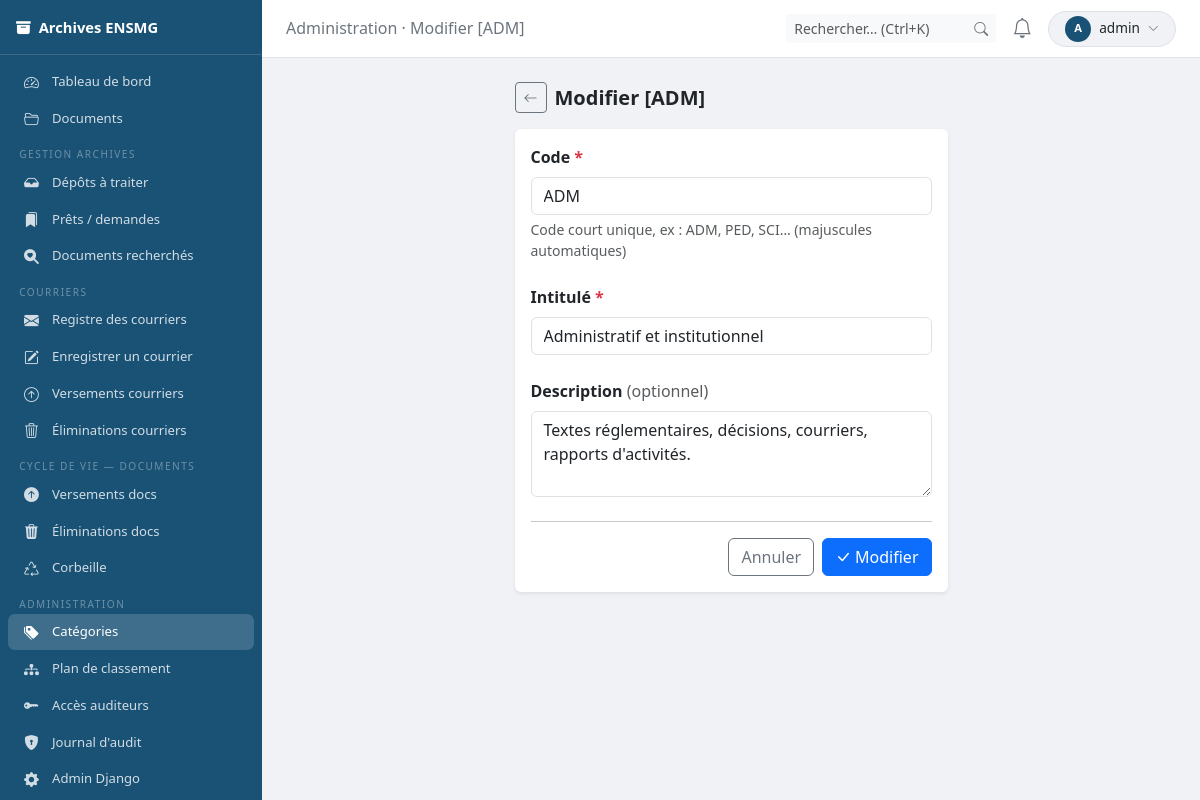
Page /gestion/categories/1/modifier/ (signed in) on the committed database.
### users/models.py (models this page shows, shortened)
class CustomUser(AbstractUser):
    class Role(models.TextChoices):
        ADMIN       = 'ADMIN',      'Administrateur système'
        ARCHIVISTE  = 'ARCHIVISTE', 'Archiviste'
        DIRECTION   = 'DIRECTION',  'Direction'
        PERSONNEL   = 'PERSONNEL',  'Personnel administratif'
        ENSEIGNANT  = 'ENSEIGNANT', 'Enseignant-chercheur'
    role = models.CharField(
        max_length=20,
        choices=Role.choices,
        default=Role.PERSONNEL,
        verbose_name='Rôle',
    )
    departement = models.ForeignKey(
        Departement,
        null=True, blank=True,
        on_delete=models.SET_NULL,
        verbose_name='Département / Service',
        help_text='Service de rattachement de l\'utilisateur.',
    )
    telephone = models.CharField(
        max_length=30,
        blank=True,
        verbose_name='Téléphone',
    )
    class Meta:
        verbose_name        = 'Utilisateur'
        verbose_name_plural = 'Utilisateurs'
        ordering            = ['last_name', 'first_name']

### archives/models.py (models this page shows, shortened)
class CategorieDocument(models.Model):
    class Code(models.TextChoices):
        ADMINISTRATIF  = 'ADM', 'Administratif et institutionnel'
        PEDAGOGIQUE    = 'PED', 'Gestion académique et pédagogique'
        SCIENTIFIQUE   = 'SCI', 'Scientifique et de recherche'
        GEOLOGIQUE     = 'GEO', 'Géologique et minier'
        TERRAIN        = 'TER', 'Terrain et technique'
        PARTENARIAT    = 'PAR', 'Partenariats et industrie'
        FINANCIER_RH   = 'FRH', 'Financier et ressources humaines'
        PATRIMONIAL    = 'PAT', 'Patrimonial et historique'
    code        = models.CharField(max_length=10, unique=True, verbose_name='Code')
    nom         = models.CharField(max_length=200, verbose_name='Intitulé')
    description = models.TextField(blank=True, verbose_name='Description')
    class Meta:
        verbose_name          = 'Catégorie de document'
        verbose_name_plural   = 'Catégories de documents'
        ordering              = ['code']

### archives/views.py (the view)
# urls.py: path('gestion/categories/<int:pk>/modifier/', views.admin_categorie_edit, name='admin_categorie_edit'),
def admin_categorie_edit(request, pk):
    guard = _admin_guard(request)
    if guard:
        return guard
    cat = get_object_or_404(CategorieDocument, pk=pk)
    if request.method == 'POST':
        form = CategorieDocumentForm(request.POST)
        if form.is_valid():
            from django.db import IntegrityError
            try:
                cat.code        = form.cleaned_data['code']
                cat.nom         = form.cleaned_data['nom']
                cat.description = form.cleaned_data.get('description', '')
                cat.save()
                messages.success(request, "Catégorie modifiée.")
                return redirect('archives:admin_categories')
            except IntegrityError:
                form.add_error('code', "Ce code existe déjà.")
    else:
        form = CategorieDocumentForm(initial={
            'code': cat.code, 'nom': cat.nom, 'description': cat.description
        })
    ctx = _notif_ctx(request)
    ctx.update({'form': form, 'objet': cat, 'action': 'Modifier', 'titre_page': f'Modifier [{cat.code}]'})
    return render(request, 'archives/admin/categories/form.html', ctx)

### archives/forms.py (shortened to what this page needs)
class CategorieDocumentForm(forms.Form):
    code = forms.CharField(
        max_length=10, label="Code (ex : ADM, SCI…)",
        widget=forms.TextInput(attrs={'class': 'form-control', 'placeholder': 'Ex: ADM, SCI, GEO…',
                                      'style': 'text-transform:uppercase'})
    )
    nom = forms.CharField(
        max_length=200, label="Intitulé",
        widget=forms.TextInput(attrs={'class': 'form-control', 'placeholder': 'Nom complet de la catégorie'})
    )
    description = forms.CharField(
        required=False, label="Description",
        widget=forms.Textarea(attrs={'class': 'form-control', 'rows': 3,
                                     'placeholder': 'Description facultative…'})
    )

### archives/permissions.py (called while the page is built)
def est_admin(user):
    return user.is_superuser or getattr(user, 'role', None) == CustomUser.Role.ADMIN

def est_archiviste(user):
    return getattr(user, 'role', None) == CustomUser.Role.ARCHIVISTE

def est_direction(user):
    return getattr(user, 'role', None) == CustomUser.Role.DIRECTION

### archives/views.py (called while the page is built)
def _notif_ctx(request):
    user = request.user
    notifs_non_lues = Notification.objects.filter(destinataire=user, lue=False)
    return {
        'nb_notifications': notifs_non_lues.count(),
        'notifs_recentes':  notifs_non_lues.select_related(
            'depot', 'document'
        ).order_by('-date_creation')[:6],
        'nb_messages_non_lus': MessageDestinataire.objects.filter(
            destinataire=user, lu=False, en_corbeille=False
        ).count(),
        'est_gestionnaire': est_archiviste(user) or est_admin(user),
        'est_direction':    est_direction(user),
        'est_admin':        est_admin(user),
        'theme': 'archiviste' if (est_archiviste(user) or est_admin(user)) else 'agent',
    }

def _admin_guard(request):
    if not request.user.is_authenticated:
        from django.conf import settings as djsettings
        return redirect(djsettings.LOGIN_URL)
    if not (est_archiviste(request.user) or est_admin(request.user)):
        raise PermissionDenied
    return None

### archives/templates/archives/admin/categories/form.html (shortened to what this page needs)
{% extends "archives/base.html" %}
{% block topbar_title %}Administration · {{ titre_page }}{% endblock %}
{% block content %}
<div class="row justify-content-center">
  <div class="col-lg-6">
    <div class="d-flex align-items-center mb-3 gap-2">
      <a href="{% url 'archives:admin_categories' %}" class="btn btn-sm btn-outline-secondary">
        <i class="bi bi-arrow-left"></i>
      </a>
      <h5 class="mb-0 fw-semibold">{{ titre_page }}</h5>
    </div>
    <div class="card border-0 shadow-sm">
      <div class="card-body">
        <form method="post" novalidate>
          <div class="mb-4">
            <label class="form-label fw-semibold">Code <span class="text-danger">*</span></label>
            {{ form.code }}
            <div class="form-text">Code court unique, ex : ADM, PED, SCI… (majuscules automatiques)</div>
          </div>
          <div class="mb-4">
            <label class="form-label fw-semibold">Intitulé <span class="text-danger">*</span></label>
            {{ form.nom }}
          </div>
          <div class="mb-4">
            <label class="form-label fw-semibold">Description <span class="text-muted fw-normal">(optionnel)</span></label>
            {{ form.description }}
          </div>
          <hr class="my-3">
          <div class="d-flex gap-2 justify-content-end">
            <a href="{% url 'archives:admin_categories' %}" class="btn btn-outline-secondary">Annuler</a>
            <button type="submit" class="btn btn-primary">
              <i class="bi bi-check-lg me-1"></i>{{ action }}
            </button>
          </div>
        </form>
      </div>
    </div>
  </div>
</div>
{% endblock %}

### archives/templates/archives/base.html (shortened to what this page needs)
<!DOCTYPE html>
<html lang="fr" data-theme="light">
<head>
  <link rel="stylesheet" href="https://cdn.jsdelivr.net/npm/bootstrap@5.3.2/dist/css/bootstrap.min.css">
  <link rel="stylesheet" href="https://cdn.jsdelivr.net/npm/bootstrap-icons@1.11.3/font/bootstrap-icons.min.css">
</head>
<body>
<nav id="sidebar">
  <div class="brand">
    <span><i class="bi bi-archive-fill me-2"></i>Archives ENSMG</span>
  </div>
  <div class="py-2 flex-grow-1 overflow-auto">
    <a href="{% url 'archives:dashboard' %}" class="nav-link{% if request.resolver_match.url_name == 'dashboard' %} active{% endif %}">
      <i class="bi bi-speedometer2"></i>Tableau de bord
    </a>
    <a href="{% url 'archives:document_list' %}" class="nav-link">
      <i class="bi bi-folder2-open"></i>Documents
    </a>
    {% if est_gestionnaire %}
    <div class="nav-section">Gestion archives</div>
    <a href="{% url 'archives:archiviste_depots' %}" class="nav-link{% if 'archiviste_depot' in request.resolver_match.url_name %} active{% endif %}">
      <i class="bi bi-inbox-fill"></i>Dépôts à traiter
    </a>
    <a href="{% url 'archives:archiviste_prets' %}" class="nav-link{% if 'archiviste_pret' in request.resolver_match.url_name %} active{% endif %}">
      <i class="bi bi-bookmarks-fill"></i>Prêts / demandes
    </a>
    <a href="{% url 'archives:archiviste_recherches' %}" class="nav-link{% if 'archiviste_recherche' in request.resolver_match.url_name %} active{% endif %}">
      <i class="bi bi-search-heart-fill"></i>Documents recherchés
    </a>
    <div class="nav-section">Courriers</div>
    <a href="{% url 'archives:courrier_liste' %}" class="nav-link{% if 'courrier' in request.resolver_match.url_name and 'bv' not in request.resolver_match.url_name and 'be' not in request.resolver_match.url_name %} active{% endif %}">
      <i class="bi bi-envelope-fill"></i>Registre des courriers
    </a>
    <a href="{% url 'archives:courrier_enregistrer' %}" class="nav-link{% if request.resolver_match.url_name == 'courrier_enregistrer' %} active{% endif %}">
      <i class="bi bi-pencil-square"></i>Enregistrer un courrier
    </a>
    <a href="{% url 'archives:courrier_bv_liste' %}" class="nav-link{% if 'courrier_bv' in request.resolver_match.url_name %} active{% endif %}">
      <i class="bi bi-arrow-up-circle"></i>Versements courriers
    </a>
    <a href="{% url 'archives:courrier_be_liste' %}" class="nav-link{% if 'courrier_be' in request.resolver_match.url_name %} active{% endif %}">
      <i class="bi bi-trash3"></i>Éliminations courriers
    </a>
    <div class="nav-section">Cycle de vie — Documents</div>
    <a href="{% url 'archives:admin_bordereaux_versement' %}" class="nav-link{% if 'versement' in request.resolver_match.url_name and 'courrier' not in request.resolver_match.url_name %} active{% endif %}">
      <i class="bi bi-arrow-up-circle-fill"></i>Versements docs
    </a>
    <a href="{% url 'archives:admin_bordereaux_elimination' %}" class="nav-link{% if 'elimination' in request.resolver_match.url_name and 'courrier' not in request.resolver_match.url_name %} active{% endif %}">
      <i class="bi bi-trash3-fill"></i>Éliminations docs
    </a>
    <a href="{% url 'archives:corbeille' %}" class="nav-link{% if request.resolver_match.url_name == 'corbeille' %} active{% endif %}">
      <i class="bi bi-recycle"></i>Corbeille
    </a>
    <div class="nav-section">Administration</div>
    <a href="{% url 'archives:admin_categories' %}" class="nav-link{% if 'admin_categorie' in request.resolver_match.url_name %} active{% endif %}">
      <i class="bi bi-tags-fill"></i>Catégories
    </a>
    <a href="{% url 'archives:admin_plans' %}" class="nav-link{% if 'admin_plan' in request.resolver_match.url_name %} active{% endif %}">
      <i class="bi bi-diagram-3-fill"></i>Plan de classement
    </a>
    <a href="{% url 'archives:audit_tokens' %}" class="nav-link{% if 'audit_token' in request.resolver_match.url_name %} active{% endif %}">
      <i class="bi bi-key-fill"></i>Accès auditeurs
    </a>
    <a href="{% url 'archives:admin_journal' %}" class="nav-link{% if request.resolver_match.url_name == 'admin_journal' %} active{% endif %}">
      <i class="bi bi-shield-lock-fill"></i>Journal d'audit
    </a>
    {% if est_admin %}<a href="/admin/" class="nav-link"><i class="bi bi-gear-fill"></i>Admin Django</a>{% endif %}
    {% endif %}
  </div>
</nav>
<div id="main-content">
  <div id="topbar">
    <div class="d-flex align-items-center gap-2">
      <h6 class="mb-0 fw-normal" style="color:var(--muted)">{% block topbar_title %}{% endblock %}</h6>
    </div>
    <div class="d-flex align-items-center gap-2">
      <form method="get" action="{% url 'archives:document_list' %}" class="d-none d-lg-flex">
        <div class="input-group input-group-sm" style="width:210px">
          <input type="search" name="q" class="form-control border-0 bg-light"
                 placeholder="Rechercher… (Ctrl+K)" id="global-search"
                 value="{{ request.GET.q }}" autocomplete="off">
          <button type="submit" class="btn btn-light border-0"><i class="bi bi-search" style="color:var(--muted)"></i></button>
        </div>
      </form>
      <div class="dropdown">
        <button class="bell-btn" data-bs-toggle="dropdown" data-bs-auto-close="outside">
          <i class="bi bi-bell{% if nb_notifications %}-fill{% endif %} fs-5"></i>
        </button>
      </div>
      <div class="dropdown">
        <button class="btn btn-sm d-flex align-items-center gap-2 border rounded-pill px-3 py-1"
                style="background:var(--body-bg);font-size:.85rem" type="button" data-bs-toggle="dropdown">
          <div class="rounded-circle d-flex align-items-center justify-content-center text-white fw-bold flex-shrink-0"
               style="width:26px;height:26px;font-size:.7rem;background:var(--theme-color)">
            {{ request.user.first_name|first|upper|default:request.user.username|first|upper }}
          </div>
          <span class="d-none d-md-inline">{{ request.user.get_full_name|default:request.user.username|truncatechars:18 }}</span>
          <i class="bi bi-chevron-down" style="font-size:.7rem;color:var(--muted)"></i>
        </button>
      </div>
    </div>
  </div>
  <div class="page-body">{% block content %}{% endblock %}</div>
</div>
</body>
</html>

### rows in the picture
CustomUser: user.first_name|first "A", user.get_full_name "admin"
CategorieDocument: code "ADM", nom "Administratif et institutionnel", description "Textes réglementaires, décisions, courriers, rapports d'activités."

### other values in the picture
{{ titre_page }} "Modifier [ADM]"
{{ action }} "Modifier"
